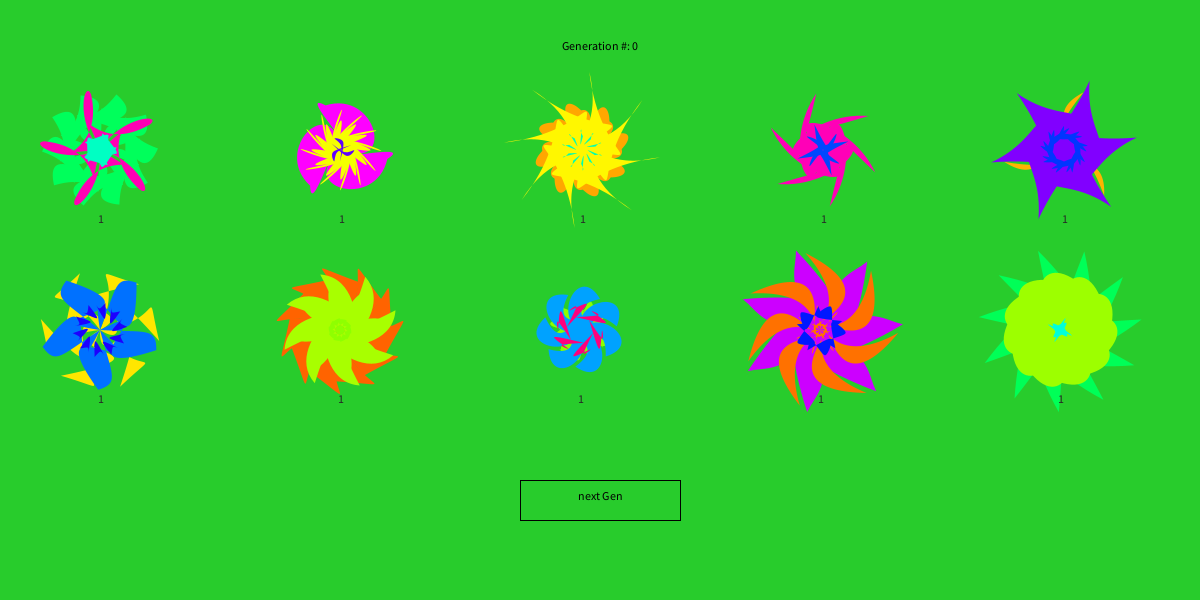
Frame 1 (no input)
Frame 60 (the mouse pressed at the canvas centre just before this capture): identical to frame 1, image omitted
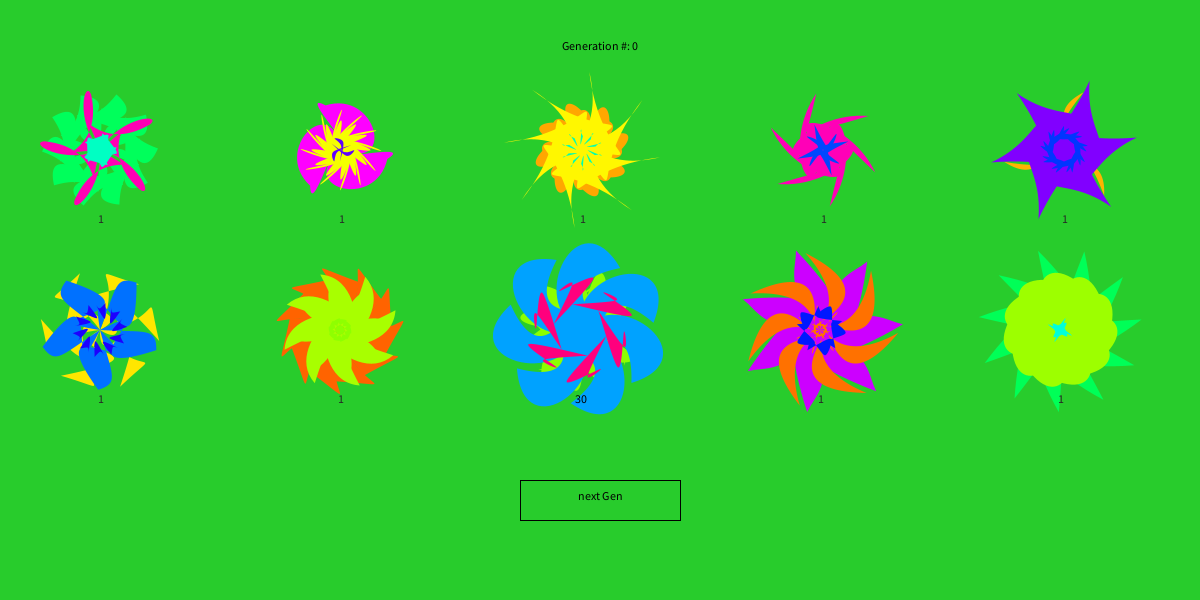
Frame 120 (the mouse held since frame 60 and released just before this capture)

The Processing sketch that drew these frames (run headless with seeded random() and noise(); from frame 60 on, the mouse is pressed at the canvas centre):

// Processing sketch: flowers
// ── flowers.pde
Flower f;
Button nextGen;

int popSize = 10;
float mutationRate = 0.005;
int gen = 0;

Population pop;

Flower focusedF;
boolean focus = false;

void setup(){
  size (1200,600);
  colorMode(HSB,1.0);
  background(0.337,0.67,0.78);
  noStroke();
  smooth();
  pop = new Population();
  
  nextGen = new Button(width/2, 5*height/6 ,160,40,"next Gen");
}

void draw(){
  background(0.337,0.8,0.8);
  
  if(!focus){
    pop.display();
    pop.rollover(mouseX,mouseY);
    nextGen.display();
    nextGen.rollover(mouseX,mouseY);
  }else{
    focusedF.display();
  }
  
  textAlign(CENTER);
  fill(0);
  text("Generation #: " + gen ,width/2,50);
  
}

void mousePressed(){
  if (nextGen.clicked(mouseX,mouseY)) {
    pop.nextGen();
    gen++;
  }
  for(Flower f : pop.flowers){
    if(f.rolloverOn){
      focus = true;
      println(focus);
      focusedF = new Flower(f,width/2,height/2,3.5);
    }
  }
}
void mouseReleased() {
  nextGen.released();
  focus = false;
}
void keyPressed(){
  if(key=='r'){
    pop = new Population();
  }
}
// ── Button.pde
class Button {
   Rectangle r;  // Button's rectangle
  String txt;   // Button's text
  boolean clickedOn;  // Did i click on it?
  boolean rolloverOn; // Did i rollover it?

  Button(int x, int y, int w, int h, String s) {
    this(x,y,w,h);
    txt = s;
  }
  Button(int x, int y, int w, int h) {
    r = new Rectangle(x-(w/2),y-(h/2),w,h);
    txt = "";
  }

  void display() {
    // Draw rectangle and text based on whether rollover or clicked
    rectMode(CORNER);
    stroke(0); noFill();
    if (rolloverOn) fill(0.5);
    if (clickedOn) fill(0);
    rect(r.x,r.y,r.width,r.height);
    float b = 0.0;
    if (clickedOn) b = 1;
    else if (rolloverOn) b = 0.2;
    else b = 0;
    fill(b);
    textAlign(CENTER);
    text(txt,r.x+r.width/2,r.y+r.height/2);

  }
  
  
  // Methods to check rollover, clicked, or released (must be called from appropriate
  // Places in draw, mousePressed, mouseReleased
  boolean rollover(int mx, int my) {
    if (r.contains(mx,my)) rolloverOn = true;
    else rolloverOn = false;
    return rolloverOn;
  }

  boolean clicked(int mx, int my) {
    if (r.contains(mx,my)) clickedOn = true;
    return clickedOn;
  } 
    void released() {
    clickedOn = false;
  }

}

  
// ── DNA.pde
class DNA {
  float[] genes;
  int len = 36;

  DNA(){
    genes = new float[len];
    for (int i = 0; i < 30; i++) {
      genes[i] = random(-1,1);
    }
    for(int i=30; i<=32;i++){
      genes[i] = random(10)+3;
    }
    for(int i=33; i<=35;i++){
      genes[i] = random(0,1);
    }
  }
  DNA(float[] newgenes) {
    genes = newgenes;
  }
  
  DNA crossover(DNA partner) {
    float[] child = new float[genes.length];
    int crossover = int(random(genes.length));
    for (int i = 0; i < genes.length-3; i++) {
      if (i > crossover) child[i] = genes[i];
      else               child[i] = partner.genes[i];
    }
    for (int i = 33; i < genes.length; i++) {
      child[i] = lerp(genes[i],partner.genes[i],0.5);
    }
    DNA newgenes = new DNA(child);
    return newgenes;
  }
  
  // Based on a mutation probability, picks a new random character in array spots  
  void mutate() {
    for (int i = 0; i < genes.length; i++) {
      if (random(1) < mutationRate) {
        if(i>=33) genes[i] += random(-0.5,0.5);
         else genes[i] += random(-1,1);
      }
    }
  }  
}
// ── Flower.pde
class Flower{
  
  DNA dna;
  PVector[] petal = new PVector[6];
  PVector[] sepal = new PVector[6];
  PVector[] stamen = new PVector[5];
  int numPetals,numSepals,numStamens;
  float petalA,sepalA,stamenA;
  int petalC,sepalC,stamenC;
  
  Rectangle r;
  float fitness;
  boolean rolloverOn;
  boolean drawP,drawSe,drawSt;
  float x,y;
  int wh;
  float scale=1;
  
  Flower(Flower copy,int x,int y ,float scale){
    fitness = copy.fitness;
    this.x = x;
    this.y = y;
    this.wh = copy.wh;
    this.scale = scale;
    this.dna = copy.dna;
    drawP = drawSe = drawSt = true;
    setPhenotype();
    r = copy.r;
  }
  
  Flower(DNA dna,float x, float y){
    fitness = 1;
    this.x = x;
    this.y = y;
    this.wh = (width-(50*popSize))/popSize;
    this.dna = dna;
    drawP = drawSe = drawSt = true;
    setPhenotype();
    r = new Rectangle(int(x-wh/2), int(y-wh/2), int(1.5*wh), int(1.5*wh));
  }
  
  void setPhenotype(){
    petal[0] = new PVector(0,0);
    sepal[0] = new PVector(0,0);
    
    for(int i=1; i <= 9 ; i+=2){
      petal[ceil(i/2.0)] = new PVector(dna.genes[i-1],dna.genes[i]);
      sepal[ceil(i/2.0)] = new PVector(dna.genes[10+i-1],dna.genes[10+i]);
      stamen[ceil(i/2.0)-1] = new PVector(dna.genes[20+i-1],dna.genes[20+i]);
    }

    numPetals = floor(dna.genes[30]);
    numSepals = floor(dna.genes[31]);
    numStamens = floor(dna.genes[32]);
    
    this.petalC = color(dna.genes[33]  ,1,1);
    this.sepalC = color(dna.genes[34]  ,1,1);
    this.stamenC = color(dna.genes[35]  ,1,1);
    
    this.petalA = TAU/numPetals;
    this.sepalA = TAU/numSepals;
    this.stamenA = TAU/numStamens;
  }
  void drawFlower(int scale){
    pushMatrix();
      translate(x,y);
      scale(this.scale*scale,this.scale*scale);
      
      strokeWeight(1);
      stroke(255);
      if(drawSe){
        //all sepals
        fill(sepalC);
        for(int i=0;i<numSepals ;i++){
          //each sepal
          pushMatrix();
           rotate(sepalA*i);
           beginShape();
           vertex(sepal[0].x , sepal[0].y);
           bezierVertex(sepal[1].x, sepal[1].y,
                        sepal[2].x, sepal[2].y,
                        sepal[3].x, sepal[3].y);
           bezierVertex(sepal[4].x, sepal[4].y,
                        sepal[5].x, sepal[5].y,
                        sepal[0].x, sepal[0].y);
           endShape();
          popMatrix();
        }
      }
      if(drawP){
        //all petals
        fill(petalC);
        for(int i=0;i<numPetals ;i++){
          //each petal
          pushMatrix();
           rotate(petalA*i);
           beginShape();
           vertex(petal[0].x , petal[0].y);
           bezierVertex(petal[1].x, petal[1].y,
                        petal[2].x, petal[2].y,
                        petal[3].x, petal[3].y);
           bezierVertex(petal[4].x, petal[4].y,
                        petal[5].x, petal[5].y,
                        petal[0].x, petal[0].y);
           endShape();
           
           popMatrix();
        }
      }
      if(drawSt){
        //all stamens
        fill(stamenC);
        for(int i=0; i<numStamens ;i++){
          pushMatrix();
            rotate(stamenA*i);
            scale(0.2,0.2);
            translate(0, stamen[0].mag());
            beginShape();
            
              curveVertex(stamen[1].x,stamen[1].y);
              for(int j=1; j<5; j++){
                curveVertex(stamen[j].x,stamen[j].y);
              }
              curveVertex(stamen[1].x,stamen[1].y);
              curveVertex(stamen[1].x,stamen[1].y);
            endShape();
          popMatrix();
        }
      }
      popMatrix();
  }
  
  void display(){
    
    drawFlower(wh);
    pushMatrix();
    
    translate(x,y);

    textAlign(CENTER);
    if (rolloverOn) fill(0);
    else fill(0.15);
    text(int(fitness), 0, wh+3);
   
     popMatrix();
  }
  void rollover(int mx, int my) {
    if (r.contains(mx, my)) {
      rolloverOn = true;
      fitness += 0.5;
      scale = 2;
    } else {
      rolloverOn = false;
      scale = 1;
    }
  }
}
// ── Population.pde
class Population {
  Flower[] flowers;
  ArrayList<Flower> matingPool;
  
  Population() {
    flowers = new Flower[popSize];
    matingPool = new ArrayList<Flower>();
    generateFlowers(new DNA[0]);
  }
  void generateFlowers(DNA[] dna){
    for (int i = 0; i < flowers.length; i++) {
      float x = 100;
      float y = 0;
      if(i<5){
        x += i*(1+2*width/popSize);
        y = height/4;
      }
      else{
        x += (i-5)*(2*width/popSize);
        y = 30+ height/2;
      }
      if(dna.length>0)flowers[i] = new Flower(dna[i], x, y);
      else flowers[i] = new Flower(new DNA(), x, y); 
    }
  }
  
  void nextGen(){
    selection();
    reproduction();
  }
  
  void drawFlowers(){
    for (int i = 0; i < flowers.length; i++) {
      flowers[i].drawFlower(flowers[i].wh);
    }
  }
  void display() {
    for (int i = 0; i < flowers.length; i++) {
      flowers[i].display();
    }
  }
  void rollover(int mx, int my) {
    for (int i = 0; i < flowers.length; i++) {
      flowers[i].rollover(mx, my);
    }
  }
   void selection() {
    // Clear the ArrayList
    matingPool.clear();

    // Calculate total fitness of whole population
    float maxFitness = getMaxFitness();
    
    for (int i = 0; i < flowers.length; i++) {
      float fitnessNormal = map(flowers[i].fitness , 0, maxFitness, 0, 1);
      int n = (int) (fitnessNormal * 100);  // Arbitrary multiplier
      for (int j = 0; j < n; j++) {
        matingPool.add(flowers[i]);
      }
    }    
   }
  void reproduction() {
    DNA[] newdnas = new DNA[flowers.length];
    // Refill the population with children from the mating pool
    for (int i = 0; i < flowers.length; i++) {
      // Sping the wheel of fortune to pick two parents
      int m = int(random(matingPool.size()));
      int d = int(random(matingPool.size()));
      // Pick two parents
      Flower mom = matingPool.get(m);
      Flower dad = matingPool.get(d);
      // Get their genes
      DNA momgenes = mom.dna;
      DNA dadgenes = dad.dna;
      // Mate their genes
      DNA child = momgenes.crossover(dadgenes);
      // Mutate their genes
      child.mutate();
      
      newdnas[i] = child;
    }
    // Fill the new population with the new child
    generateFlowers(newdnas);
  }
  
   float getMaxFitness(){
      float record = 0;
    for (int i = 0; i < flowers.length; i++) {
      if (flowers[i].fitness > record) {
        record = flowers[i].fitness;
      }
    }
    return record;   
   }
  
  
  
  
  
}
// ── Rectangle.pde
class Rectangle {

   int x;
   int y;
   int width;
   int height;
   
   Rectangle(int x_, int y_, int w, int h) {
     x = x_;
     y = y_;
     width = w;
     height = h;
   }
   
   boolean contains(int px, int py) {
     return (px > x && px < x + width  && py > y && py < y + height);
   }
   

}
